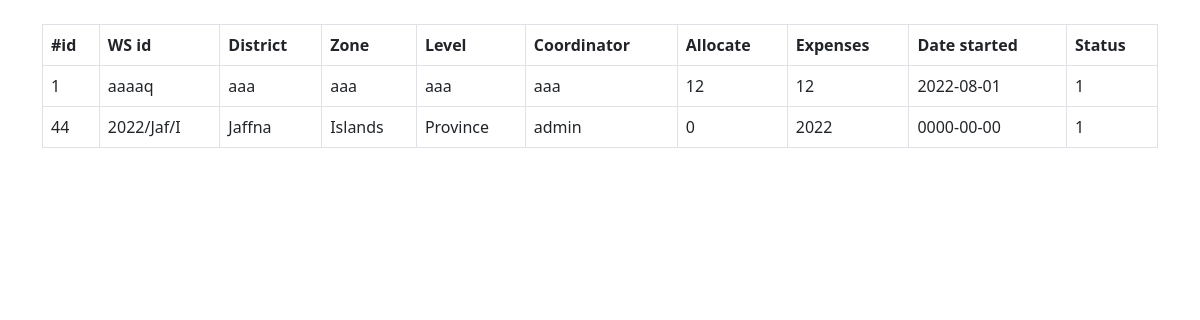
The page /completed_ws.php (signed in) on the database its author committed.
### tables this page shows
CREATE TABLE `workshop` (
  `id` int(11) NOT NULL,
  `ws_id` varchar(16) NOT NULL,
  `district` varchar(16) NOT NULL,
  `zone` varchar(16) NOT NULL,
  `level` varchar(16) NOT NULL,
  `coordinator` varchar(10) NOT NULL,
  `allocate` float NOT NULL,
  `expense` float NOT NULL,
  `date` date NOT NULL,
  `state` tinyint(1) NOT NULL DEFAULT 0
);

### allFun.php (the view, shortened to what this page needs)
<?php
include("conn.php");
function loadTable($sq)
{
    global $conn;
    $res = $conn->query($sq);
    if ($res->num_rows > 0) {
        $opt = mysqli_fetch_all($res, MYSQLI_ASSOC);
    }
    foreach ($opt as $option) {
        $ak = array_keys($option);
        echo "<tr> ";
        foreach ($ak as $key) {
            echo   "<td>$option[$key] </td>";
        }
        echo "</tr>";
    }
}
?>

### completed_ws.php (shortened to what this page needs)
<?php
include("conn.php");
include("allFun.php");
?>
<!DOCTYPE html>
<html lang="en">
<head>
    <link href="https://cdn.jsdelivr.net/npm/bootstrap@5.0.2/dist/css/bootstrap.min.css" rel="stylesheet">
</head>
<body>
    <div class="container-fluid">
        <br>
        <div class="container">
            <div class="table-responsive">
                <table class="table table-bordered">
                    <thead>
                        <tr>
                            <th>#id</th>
                            <th>WS id</th>
                            <th>District</th>
                            <th>Zone</th>
                            <th>Level</th>
                            <th>Coordinator</th>
                            <th>Allocate</th>
                            <th>Expenses</th>
                            <th>Date started</th>
                            <th>Status</th>
                        </tr>
                    </thead>
                    <tbody>
                        <?php $sql = "SELECT * FROM workshop where state=1";
                        loadTable($sql);
                        ?>
                    </tbody>
                </table>
            </div>
        </div>
</body>
</html>

### rows shown on the page
workshop: id "1", ws "aaaaq", district "aaa", zone "aaa", level "aaa", coordinator "aaa", allocate "12", expense "12", date "2022-08-01", state "1"
workshop: id "44", ws "2022/Jaf/I", district "Jaffna", zone "Islands", level "Province", coordinator "admin", allocate "0", expense "2022", date "0000-00-00", state "1"
